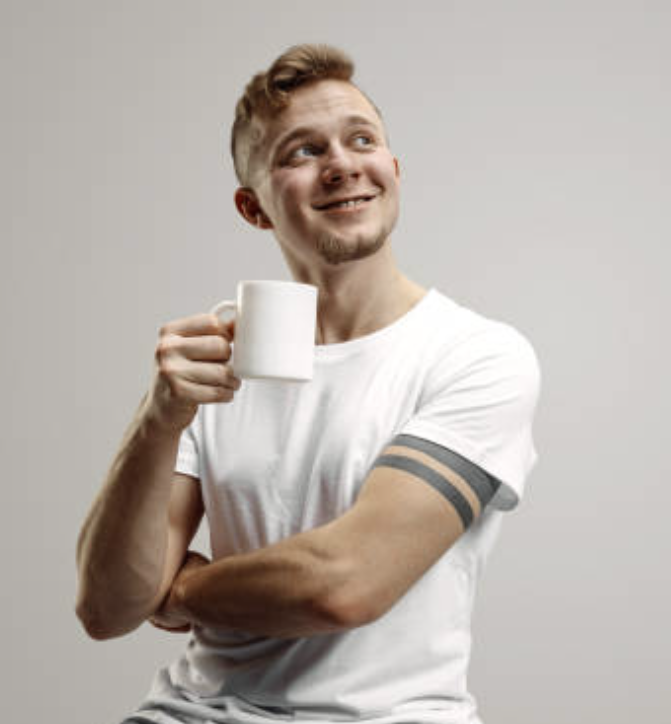
#> input picture CV2/images/PERSON.png, 671 x 724 px, given in place of the camera
$ jupyter execute CV2.IPYNB   (text cells are left out)
#> lines starting #> are read from the running program, lines starting #| are printed output that depends on the picture; after the words box and inside, x2 and y2 are one past the last pixel; in counts of white or black regions, pixels touching at a corner belong together; pictures that were not available may be replaced by others from this repository, and a replacement may not be noted
[cell 1]
import cv2
import numpy as np

[cell 2]
# r"C:\Users\DEVANSH\Desktop\CV2\video\WIN_20221115_01_44_11_Pro.mp4"
video = cv2.VideoCapture(0)

while (video.isOpened()):
    ret, frame = video.read()
#> frame is the input picture: shape (724, 671, 3); mean B, G, R 170.8, 177.2, 185.3
    if (ret):
        image = cv2.resize(frame, (1280, 720))  # 640 , 480
        # convert the vedio to grey #by default it is colored
        # gray=cv2.cvtColor(image , cv2.COLOR_BGR2GRAY)
        cv2.imshow("Vedio", image)

        if cv2.waitKey(1) >= 0:   # to close the ongoing video
#> (key q is pressed here)
            break
    else:
        break

video.release()
cv2.destroyAllWindows()

[cell 3]
img_path = r"C:\Users\DEVANSH\Desktop\CV2\images\dog.png"
image = cv2.imread(img_path)
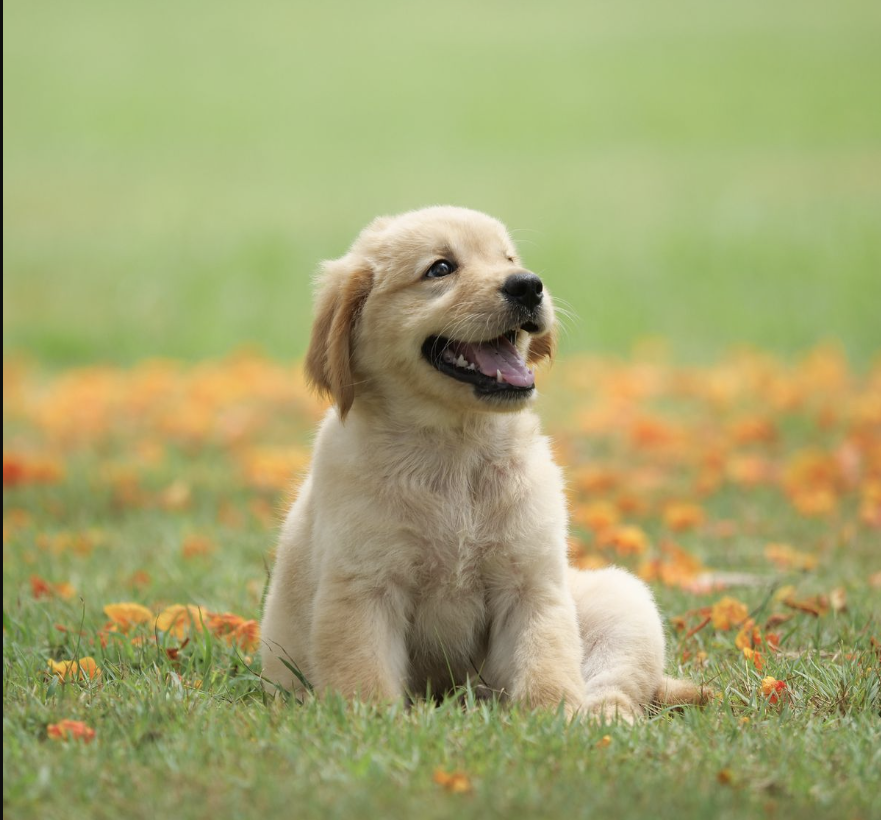
#> input picture CV2/images/dog.png, 881 x 820 px, found by its file name
#> image is the input picture: shape (820, 881, 3); mean B, G, R 111.8, 165.9, 164.6
image = cv2.resize(image, (1280, 720))  # fimage image is iamge
#> image: shape (720, 1280, 3)
# placing image text
text = 'DOG'
origin = (100, 200)
font = cv2.FONT_HERSHEY_COMPLEX
fontScale = 6
color = (0, 0, 0)  # (B , G , R)
thickness = 3
lineType = cv2.LINE_4
# BottomLeftOrigin=False
img_text = cv2.putText(image, text, origin, font,
                       fontScale, color, thickness, lineType)

cv2.imshow("IMAGE", img_text)

cv2.waitKey(0)
cv2.destroyAllWindows()

[cell 4]
path = r"C:\Users\DEVANSH\Desktop\CV2\images\Screenshot (15).png"
image = cv2.imread(path)
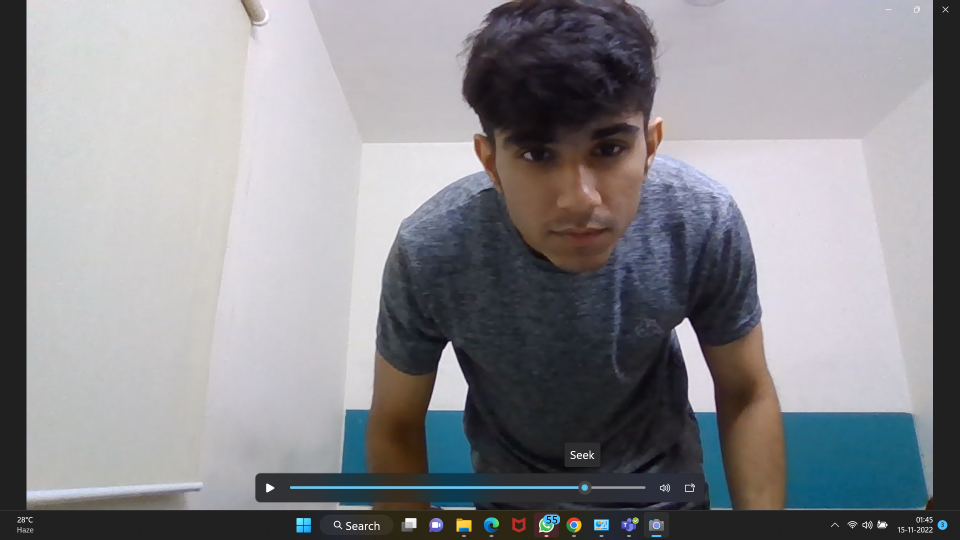
#> input picture CV2/images/Screenshot (15).png, 1920 x 1080 px, found by its file name (shown at 1/2 size)
#> image is the input picture: shape (1080, 1920, 3); mean B, G, R 141.7, 137.6, 137.7
image = cv2.resize(image, (640, 480))
#> image: shape (480, 640, 3)

# drawing rectangle
pt1 = (310, 0)  # (x1 ,y1)
pt2 = (440, 230)  # (x2 , y2)

# x1,y1 ----------------------
#        ---------------------
#        --------------------- x2, y2

color = (0, 0, 255)
thickness = 3  # -1 will shade all the region

image = cv2.rectangle(image, pt1, pt2, color, thickness)
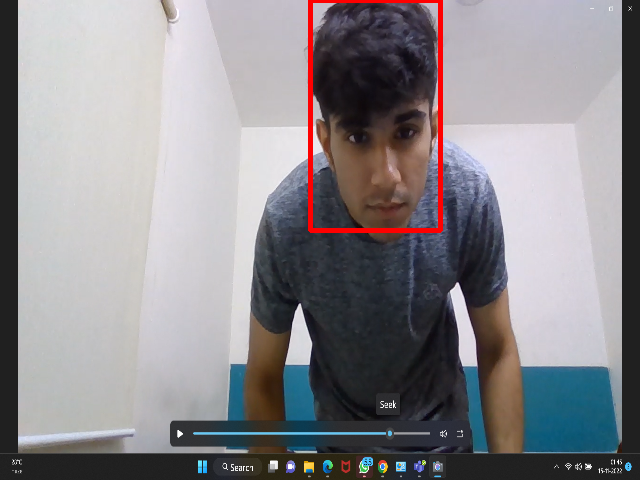
#> image: shape (480, 640, 3); mean B, G, R 140.1, 136.2, 138.9
# image=cv2.rectangle(image ,(310, 0) , (440, 230) , (0, 0, 255) , 3)

cv2.imshow("image", image)
cv2.waitKey(0)
cv2.destroyAllWindows()

[cell 5]
import datetime
video = cv2.VideoCapture(0)

# print(video.get(3))
# print(video.get(4))
while (video.isOpened()):
    ret, frame = video.read()
    if (ret):
        image = cv2.resize(frame, (1280, 720))
        # adding text details for date and time
        font = cv2.FONT_HERSHEY_SIMPLEX

        # adding text to video
        # text = 'Width:' + str(video.get(3)) + 'Height: ' + str(video.get(4))

        date1 = str(datetime.datetime.now())
        # date_time = cv2.putText(image, text, (10, 50),
        #                         font, 1, (0, 255, 255), 2, cv2.LINE_4)
        date_time = cv2.putText(image, date1, (10, 50),
                                font, 1, (0, 255, 155), 2, cv2.LINE_4)

        # showing image / video
        cv2.imshow("VEDIO", image)

        if cv2.waitKey(1) >= 0:  # to close the ongoing video
#> (key q is pressed here)
            break

video.release()
cv2.destroyAllWindows()

[cell 6]
events = [i for i in dir(cv2) if 'EVENT' in i]
print(events)

[cell 7]
# [22 lines left out: function click_event, not called in this run]


# img = np.zeros((500, 500, 3), np.uint8
img = cv2.imread("C:/Users/DEVANSH/Desktop/CV2/images/Screenshot (15).png")

cv2.imshow("image", img)
cv2.setMouseCallback("image", click_event)
cv2.waitKey(0)
cv2.destroyAllWindows()

[cell 8]
# [18 lines left out: function click_event, not called in this run]


video = cv2.VideoCapture(0)

while video.isOpened():
    ret, frame = video.read()
    if ret:
        image = cv2.resize(frame, (1280, 720))  # 640 , 480

        cv2.imshow("Video", image)

        cv2.setMouseCallback("Video", click_event)

        if cv2.waitKey(1) >= 0:
#> (key q is pressed here)
            break
    else:
        break

video.release()
cv2.destroyAllWindows()

[cell 9]
# creating a black image and window

def nothing(value):  # . This argument represents the current value of the trackbar
    print("Trackbar value:", value)  # will show in terminal


img = np.zeros((300, 512, 3), np.uint8)
cv2.namedWindow("image")

# cv2.createTrackbar(trackbarName, windowName, initialValue, maxValue, onChange)

cv2.createTrackbar("B", 'image', 0, 255, nothing)

cv2.createTrackbar("G", 'image', 0, 255, nothing)

cv2.createTrackbar("R", 'image', 0, 255, nothing)

# adding switch

cv2.createTrackbar('switch', 'image', 0, 1, nothing)


while (1):
    cv2.imshow("image", img)

    # if cv2.waitkey(1)==ord('q') window will close when press q

    if cv2.waitKey(1) >= 0:  # will close the window using any key
#> (key q is pressed here)
        break
    # to modify the black image or making trackbar work
    b = cv2.getTrackbarPos("B", "image")
    g = cv2.getTrackbarPos("G", "image")
    r = cv2.getTrackbarPos("R", "image")
    s = cv2.getTrackbarPos('switch', "image")

    if s == 0:
        img[:] = 0  # color will not change
    else:
        img[:] = [b, g, r]  # color will change
cv2.destroyAllWindows()

[cell 10]
import cv2


def nothing(value):
    print("Trackbar value:", value)


cv2.namedWindow("image")

cv2.createTrackbar("CP", 'image', 0, 500, nothing)

cv2.createTrackbar("B", 'image', 0, 255, nothing)

cv2.createTrackbar("G", 'image', 0, 255, nothing)

cv2.createTrackbar("R", 'image', 0, 255, nothing)


# adding switch
cv2.createTrackbar('switch', 'image', 0, 1, nothing)

while True:
    img = cv2.imread(
        r"C:\Users\DEVANSH\Desktop\CV2\images\Screenshot (15).png")

    image = cv2.resize(img, (1280, 720))
#> image: shape (720, 1280, 3)

    pos = cv2.getTrackbarPos("CP", 'image')

    font = cv2.FONT_HERSHEY_SIMPLEX

    b = cv2.getTrackbarPos("B", "image")
    g = cv2.getTrackbarPos("G", "image")
    r = cv2.getTrackbarPos("R", "image")

    cv2.putText(image, str(pos), (640, 360), font, 4, (b, g, r), thickness=4,
                lineType=cv2.LINE_AA)
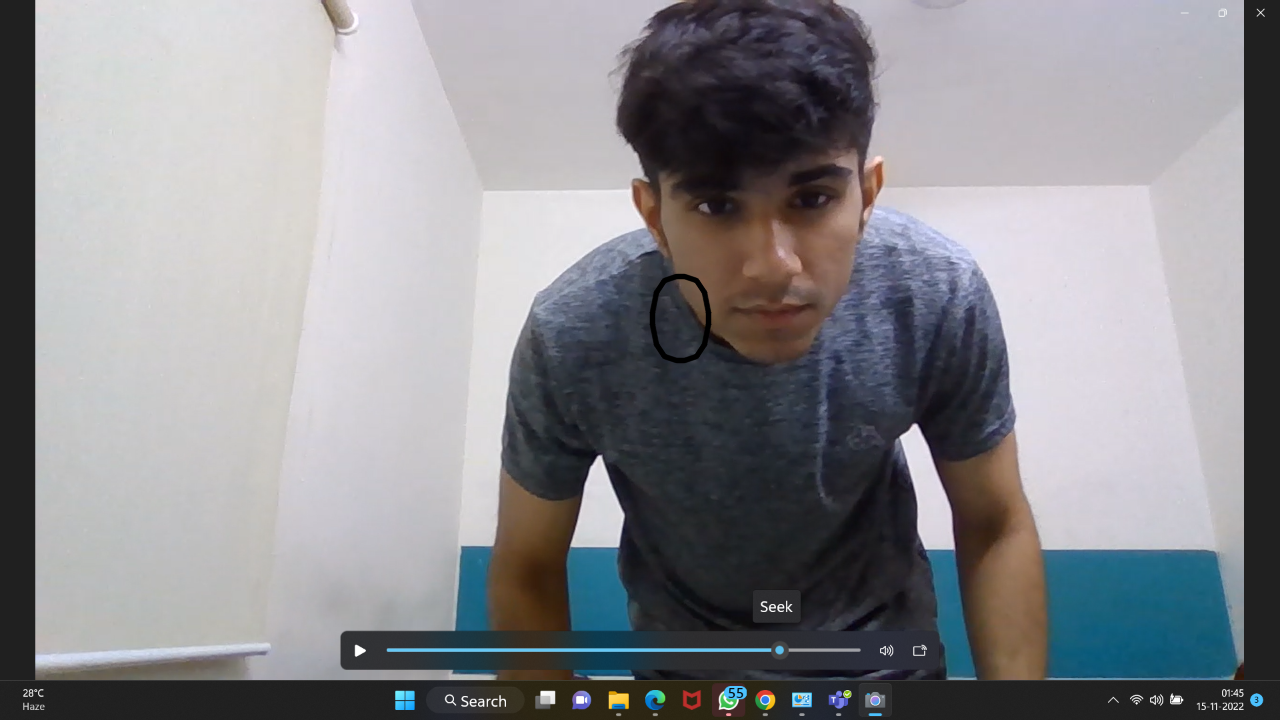
#> image: shape (720, 1280, 3); mean B, G, R 141.6, 137.5, 137.6

    cv2.imshow("image", image)

    if cv2.waitKey(1) >= 0:
#> (key q is pressed here)
        break

    s = cv2.getTrackbarPos("switch", "image")
    if s == 0:
        img[:] = [b, g, r]  # color will change
    else:
        img = cv2.cvtColor(image, cv2.COLOR_BGR2RGB)

cv2.destroyAllWindows()

[cell 11]
import cv2
import numpy as np

# Load the image
image = cv2.imread(r"C:\Users\DEVANSH\Desktop\CV2\images\Screenshot (15).png")

# Resize the image
image = cv2.resize(image, (1280, 720))

# Convert to grayscale
gray = cv2.cvtColor(image, cv2.COLOR_BGR2GRAY)

# Convert grayscale image to binary image
ret, binary = cv2.threshold(gray, 0, 255, cv2.THRESH_BINARY | cv2.THRESH_OTSU)
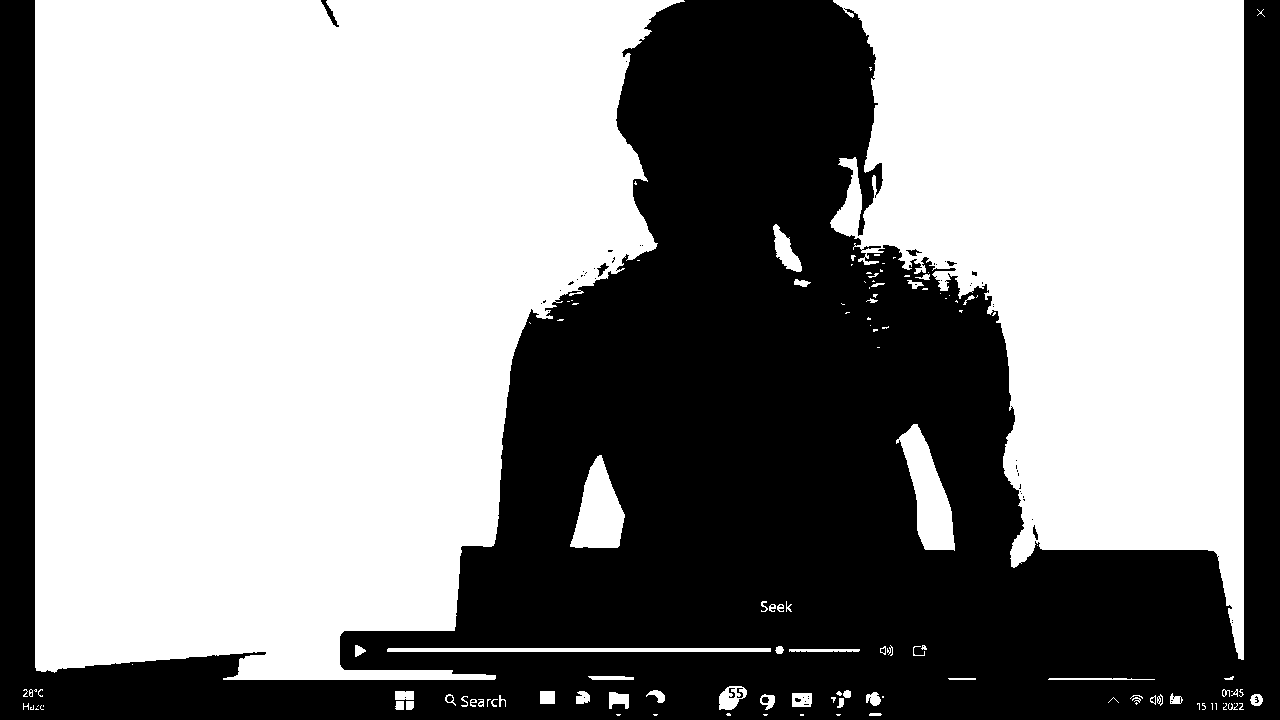
#> binary: shape (720, 1280); 57.4% white; 65 black regions (55 under 20 px)
#> ret = 127

# Find contours
contours, hierarchy = cv2.findContours(
    binary, cv2.RETR_TREE, cv2.CHAIN_APPROX_SIMPLE)
#> contours = 217 contours, 162 with area under 20; largest, box (x1, y1, x2, y2) and area: (35, 0, 685, 680) 342530, (830, 0, 1244, 660) 169976, (896, 424, 955, 551) 3490, (570, 455, 625, 548) 3016, (387, 648, 771, 652) 1148

# Create a copy of the image
image_copy = image.copy()

# Draw contours on the copy of the image
cv2.drawContours(image_copy, contours, -1, (0, 255, 0),
                 thickness=3, lineType=cv2.LINE_4)
#> image_copy: shape (720, 1280, 3); mean B, G, R 134.9, 143.7, 131.5

# Display the images
cv2.imshow("Grayscale image", gray)
cv2.imshow("Draw Contours", image_copy)
cv2.imshow("Binary image", binary)

# Wait for a key press and destroy windows
cv2.waitKey(0)
cv2.destroyAllWindows()

[cell 12]
import cv2
import numpy as np

# Load the image
image = cv2.imread(r"C:\Users\DEVANSH\Desktop\CV2\images\circle.png")
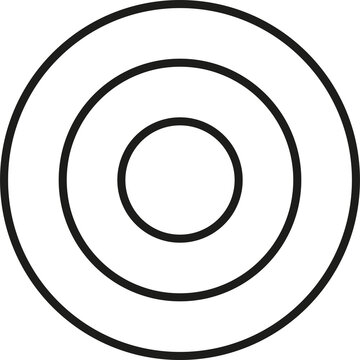
#> input picture CV2/images/circle.png, 360 x 360 px, found by its file name
#> image is the input picture: shape (360, 360, 3); mean B, G, R 223, 223.3, 223.3

# Resize the image
image = cv2.resize(image, (600, 600))
#> image: shape (600, 600, 3)

# Convert the image to grayscale
gray = cv2.cvtColor(image, cv2.COLOR_BGR2GRAY)
#> gray: shape (600, 600)

# Convert grayscale image to binary image using Otsu's thresholding
ret, binary = cv2.threshold(gray, 0, 255, cv2.THRESH_BINARY + cv2.THRESH_OTSU)
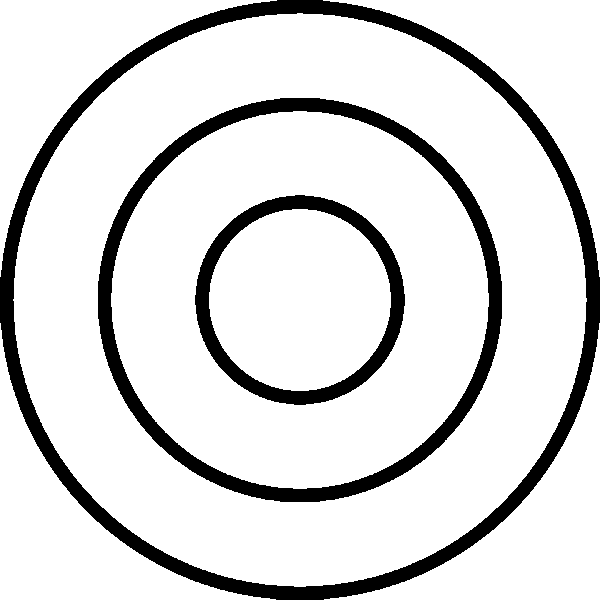
#> binary: shape (600, 600); 86.1% white; 3 black regions
#> ret = 146

# Find contours in the binary image
contours, hierarchy = cv2.findContours(
    binary, mode=cv2.RETR_LIST, method=cv2.CHAIN_APPROX_SIMPLE)
#> contours = 9 contours; largest, box (x1, y1, x2, y2) and area: (13, 13, 587, 587) 257125, (97, 97, 503, 503) 129199, (111, 111, 489, 489) 111376, (194, 194, 406, 406) 34658, (209, 209, 391, 391) 25741

# Create a copy of the original image
image_copy = image.copy()

# Draw contours on the copy of the image
image_copy = cv2.drawContours(
    image_copy, contours, -1, (0, 255, 0), thickness=3, lineType=cv2.LINE_4)
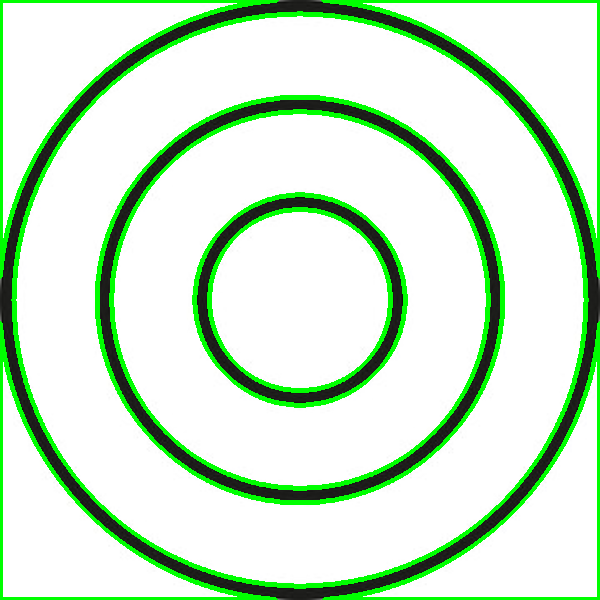
#> image_copy: shape (600, 600, 3); mean B, G, R 204.2, 231.4, 204.4

# Display the grayscale image
cv2.imshow("Grayscale image", gray)

# Display the image with contours
cv2.imshow("Draw Contours", image_copy)

# Display the binary image
cv2.imshow("Binary image", binary)

# Wait for a key press to exit
cv2.waitKey(0)

# Close all open windows
cv2.destroyAllWindows()

[cell 13]
import cv2
import numpy as np

video = cv2.VideoCapture(r"C:\Users\DEVANSH\Desktop\CV2\video\people.mp4")

ret, frame1 = video.read()
ret, frame2 = video.read()

while ret:
    diff = cv2.absdiff(frame1, frame2)
#> diff: shape (724, 671, 3); every value is 0
    gray = cv2.cvtColor(diff, cv2.COLOR_BGR2GRAY)
#> gray: shape (724, 671); every value is 0
    ret, binary = cv2.threshold(
        gray, 0, 255, cv2.THRESH_BINARY | cv2.THRESH_OTSU)
#> ret = 0

    contours, hierarchy = cv2.findContours(
        binary, cv2.RETR_TREE, cv2.CHAIN_APPROX_SIMPLE)
#> contours = []

    for contour in contours:
        (x, y, w, h) = cv2.boundingRect(contour)
        if cv2.contourArea(contour) < 700:
            continue
        cv2.rectangle(frame1, (x, y), (x+w, y+h), (0, 255, 0), thickness=5)
        cv2.putText(frame1, 'status: {}'.format('Movement'), (10, 20),
                    cv2.FONT_HERSHEY_COMPLEX, fontScale=1, color=(0, 255, 0), thickness=2)
#> this loop made 0 passes

    image = cv2.resize(frame1, (1280, 720))
    cv2.imshow("image", image)
    frame1 = frame2

    ret, frame2 = video.read()
    if cv2.waitKey(1) >= 0:
#> (key q is pressed here)
        break

cv2.destroyAllWindows()
